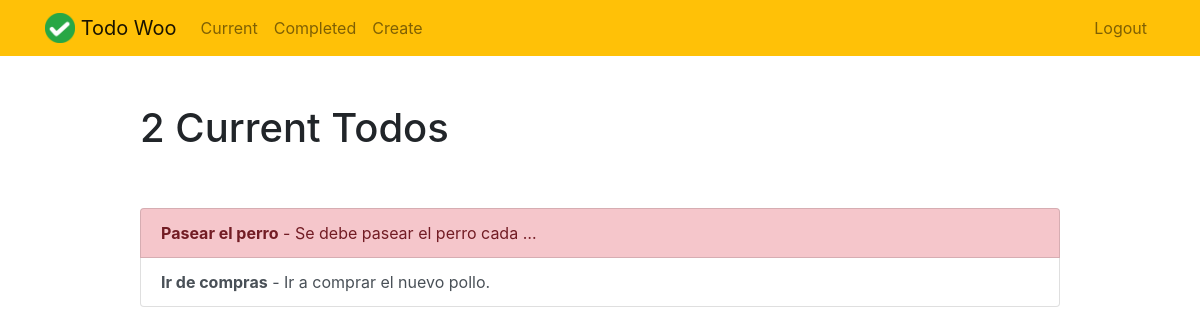
/current/ (signed in), run on an earlier commit of the app's database.
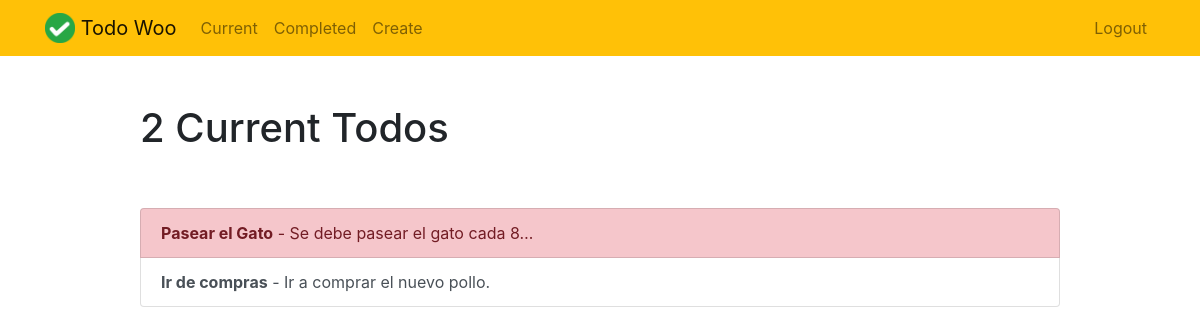
And on a later commit of the database.
### todo/models.py (models this page shows, shortened)
class Todo(models.Model):
	title = models.CharField(max_length=100)
	memo = models.TextField(blank=True)
	created = models.DateTimeField(auto_now_add=True)
	date_completed = models.DateTimeField(null=True, blank=True)
	important = models.BooleanField(default=False)
	user = models.ForeignKey(User, on_delete=models.CASCADE)

### todo/views.py (the view)
# urls.py: path('current/', views.current_todos, name='current_todos'),
@login_required
def current_todos(request):
	todos = Todo.objects.filter(user=request.user, date_completed__isnull=True)
	return render(request, 'todo/current_todos.html', {'todos': todos})

### todo/templates/todo/current_todos.html
{% extends "todo/base.html" %}
{% block content %}
    <div class="row justify-content-center mt-5">
        <div class="col-md-10">
            {% if todos %}
                 <h1>{{ todos.count }} Current Todo{{ todos.count|pluralize }}</h1>
            {% else %}
                           <h1>Current Todos</h1>
            {% endif %}
        </div>
    </div>
    <div class="row justify-content-center mt-5">
        <div class="col-md-10">
        {% if todos %}
            <div class="list-group">
                {% for todo in todos %}
                    <a href="{% url 'view_todo' todo.id %}" class="list-group-item list-group-item-action{% if todo.important %} list-group-item-danger{% endif %}"><b>{{ todo.title }}</b>{% if todo.memo %} - {{ todo.memo|truncatechars:30 }}{% endif %}</a>
                {% endfor %}
            </div>
        {% else %}
            <div class="text-center">
                <h2>Looks like you don't have any todos! Nice work.</h2>
            <br>
            <a role="button" class="btn btn-primary" href="{% url 'create_todo' %}">New Todo</a>
            </div>
        {% endif %}
        </div>
    </div>
{% endblock %}

### todo/templates/todo/base.html (shortened to what this page needs)
{% load static %}
<!doctype html>
<html lang="en">
<head>
    <link rel="stylesheet" href="https://stackpath.bootstrapcdn.com/bootstrap/4.4.1/css/bootstrap.min.css">
</head>
<body>
<nav class="navbar navbar-expand-md navbar-light bg-warning">
<div class="container">
    <a class="navbar-brand" href="{% url 'home' %}">
         <img src="{% static 'todo/logo.png' %}" width="30" height="30" class="d-inline-block align-top">
        <span>Todo Woo</span>
    </a>
    <div class="collapse navbar-collapse" id="navbarNav">
    {% if user.is_authenticated %}
        <ul class="navbar-nav mr-auto">
                <li class="nav-item {{ current }}">
                    <a class="nav-link" href="{% url 'current_todos' %}">Current</a>
                </li>
                <li class="nav-item {{ completed }}">
                    <a class="nav-link" href="{% url 'completed_todo' %}">Completed</a>
                </li>
                <li class="nav-item {{ create }}">
                    <a class="nav-link" href="{% url 'create_todo' %}">Create</a>
                </li>
        </ul>
    {% endif %}
    <ul class="navbar-nav ml-auto">
            {% if user.is_authenticated %}
                <li class="nav-item">
                    <a href="#" onclick="$('#signOutBtn').click()" class="nav-link">Logout</a>
                </li>
            {% endif %}
        </ul>
    </div>
</div>
</nav>
<div class="container">
{% block content %}{% endblock %}
</div>
</body>
</html>

What changed in the data, as far as the page shows it:
changed Todo: title "Pasear el perro" → "Pasear el Gato"; memo "Se debe pasear el perro cada …" → "Se debe pasear el gato cada 8…"
